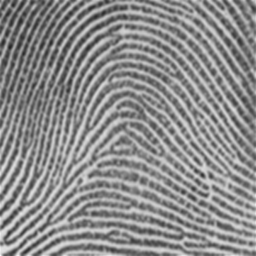
#> input picture huella.tif, 256 x 256 px
$ python app.py
#> lines starting #> are read from the running program, lines starting #| are printed output that depends on the picture; after the words box and inside, x2 and y2 are one past the last pixel; in counts of white or black regions, pixels touching at a corner belong together
import numpy as np
from PIL import Image
import cv2

n, m = 0, 0


def binarizar(Img, u):
    return Img >= u


def parathining1(R):
    return R[0, :].sum() == 0 and R[2, :].sum() == 3


def thining1(R):
    return (
        parathining1(R)
        or parathining1(np.rot90(R, k=1))
        or parathining1(np.rot90(R, k=2))
        or parathining1(np.rot90(R, k=3))
    )


def parathining2(R):
    return (R[1, 0] + R[2, 1]) == 2 and (R[0, 1] + R[0, 2] + R[1, 2]) == 0


def thining2(R):
    return (
        parathining2(R)
        or parathining2(np.rot90(R, k=1))
        or parathining2(np.rot90(R, k=2))
        or parathining2(np.rot90(R, k=3))
    )


def parapruning1(R):
    return (R[1, 0] + R[0, :].sum() + R[:, 2].sum()) == 0


def pruning1(R):
    return (
        parapruning1(R)
        or parapruning1(np.rot90(R, k=1))
        or parapruning1(np.rot90(R, k=2))
        or parapruning1(np.rot90(R, k=3))
    )


def parapruning2(R):
    return (R[:, 0].sum() + R[0, :].sum() + R[1, 2]) == 0


def pruning2(R):
    return (
        parapruning2(R)
        or parapruning2(np.rot90(R, k=1))
        or parapruning2(np.rot90(R, k=2))
        or parapruning2(np.rot90(R, k=3))
    )


def caso1(R):
    return (R[1, 0] + R[2, 1]) == 2 and (R[0, 1] + R[1, 2]) == 0


def caso2(R):
    return (R[1, 0] + R[0, 1]) == 2 and (R[2, 1] + R[2, 2] + R[1, 2]) == 0


def caso3(R):
    return (R[1, 0] + R[2, 1]) == 0 and (R[0, 1] + R[1, 2]) == 2


def caso4(R):
    return (R[0, 0] + R[0, 1] + R[1, 0]) == 0 and (R[2, 1] + R[1, 2]) == 2


def adelgazar(Img):
    for i in range(1, m - 1):
        for j in range(1, n - 1):
            if Img[i, j]:
                R = Img[i - 1 : i + 2, j - 1 : j + 2].astype(
                    int
                )  # obtengo un retazo de 3x3
                Img[i, j] = int(
                    not (
                        thining1(R)
                        or thining2(R)
                        or pruning1(R)
                        or pruning2(R)
                        or caso1(R)
                        or caso2(R)
                        or caso3(R)
                        or caso4(R)
                    )
                )
    return Img


def validar(Img):
    T = np.zeros((m, n))
    B = np.zeros((m, n))
    for i in range(1, m - 1):
        for j in range(1, n - 1):
            if Img[i, j]:
                R = Img[i - 1 : i + 2, j - 1 : j + 2].astype(int)
                P1, P2, P3 = int(R[0, 0]), int(R[0, 1]), int(R[0, 2])
                P8, P, P4 = int(R[1, 0]), int(R[1, 1]), int(R[1, 2])
                P7, P6, P5 = int(R[2, 0]), int(R[2, 1]), int(R[2, 2])
                CN = 0.5 * (
                    abs(P2 - P1)
                    + abs(P3 - P2)
                    + abs(P4 - P3)
                    + abs(P5 - P4)
                    + abs(P6 - P5)
                    + abs(P7 - P6)
                    + abs(P8 - P7)
                    + abs(P1 - P8)
                )
                if CN == 1.0:
                    T[i, j] = 1
                if CN == 3.0:
                    B[i, j] = 1
    for i in range(1, m - 1):
        for j in range(1, n - 1):
            if T[i, j]:
                T[i, j] = not (T[i - 1 : i + 2, j - 1 : j + 2].astype(int).sum() > 1)
            if B[i, j]:
                B[i, j] = not (B[i - 1 : i + 2, j - 1 : j + 2].astype(int).sum() > 1)
    return T, B


def remarcar(Img):
    terminacion = 0
    bifurcacion = 0
    imgRGB = cv2.imread("test.jpg")  # agregarle las minucias a la imagen
    T, B = validar(Img)
    for i in range(1, m - 1):
        for j in range(1, n - 1):
            if T[i, j]:
                terminacion = terminacion + 1
                cv2.rectangle(imgRGB, (j, i), (j + 2, i + 2), (255, 0, 0), 1)
            if B[i, j]:
                bifurcacion = bifurcacion + 1
                cv2.circle(imgRGB, (j, i), 5, (0, 0, 255), 1)
    print("Terminaciones: " + str(terminacion))
    print("Bifurcaciones : " + str(bifurcacion))
    imgRGB = cv2.resize(imgRGB, None, fx=2.5, fy=2.5, interpolation=cv2.INTER_AREA)
    cv2.imshow("remarcado", imgRGB)


imgGray = Image.open("huella.tif").convert("L")
imgGray.show()
n, m = imgGray.size
#> n = 256; m = 256
imgNP = np.array(imgGray)
binarizado = binarizar(imgNP, 132)
#> in binarizar, `return Img >= u`:
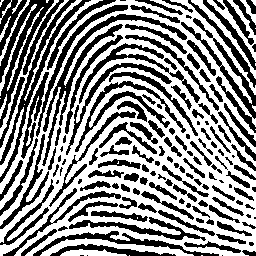
#> returned value: shape (256, 256) bool; 55% white; 150 black regions (24 under 20 px), largest, box (x1, y1, x2, y2) and area: (42, 14, 187, 166) 1832, (0, 0, 54, 128) 1677, (0, 0, 91, 183) 1631
adelgazado = adelgazar(adelgazar(binarizado))
#> after the loop in adelgazar, `for i in range(1, m - 1):`:
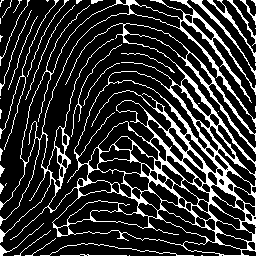
#> Img: shape (256, 256) bool; 19% white in thin lines or dots
#> after the loop in adelgazar (call 2), `for i in range(1, m - 1):`:
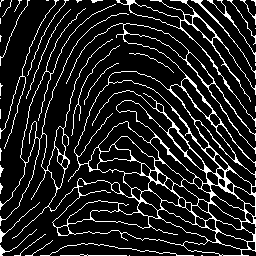
#> Img: shape (256, 256) bool; 12.9% white in thin lines or dots
im = Image.fromarray(adelgazado)
#> im: PIL image 256x256 1; 12.9% white in thin lines or dots
im.save("adelgazado.tif")
im.convert("RGB").save("test.jpg")
remarcar(adelgazado)
#> after the loop in validar, `for i in range(1, m - 1):`:
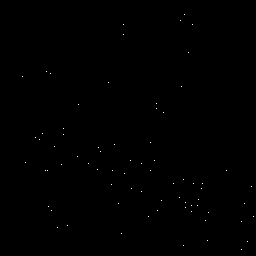
#> B: shape (256, 256) float64; values 0 (black) and 1 (white), 0.11% white in thin lines or dots, all inside (x1, y1, x2, y2) = (22, 14, 254, 250)
#> after the loop in validar, `for i in range(1, m - 1):`: T: shape (256, 256) float64; values 0 (black) and 1 (white), 2.1% white in thin lines or dots
#> after the loop in validar, `for i in range(1, m - 1):`:
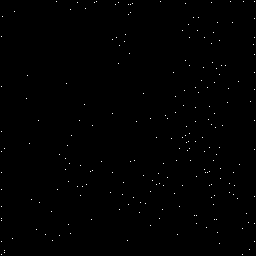
#> T: shape (256, 256) float64; values 0 (black) and 1 (white), 0.33% white in thin lines or dots
#> after the loop in remarcar, `for i in range(1, m - 1):`:
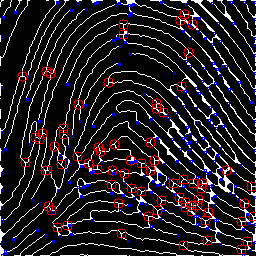
#> imgRGB: shape (256, 256, 3); mean B, G, R 38.7, 32.2, 39.9
#> after the loop in remarcar, `for i in range(1, m - 1):`: bifurcacion = 73; terminacion = 217
#| Terminaciones: 217
#| Bifurcaciones : 73
#> in remarcar, `imgRGB = cv2.resize(imgRGB, None, fx=2.5, fy=2.5, interpolation=cv2.IN..`:
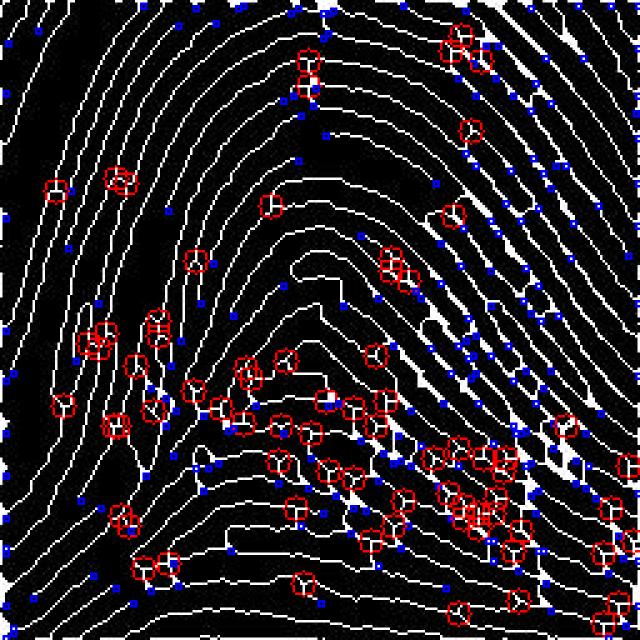
#> imgRGB: shape (640, 640, 3); mean B, G, R 38.7, 32.3, 39.9
im.show()
